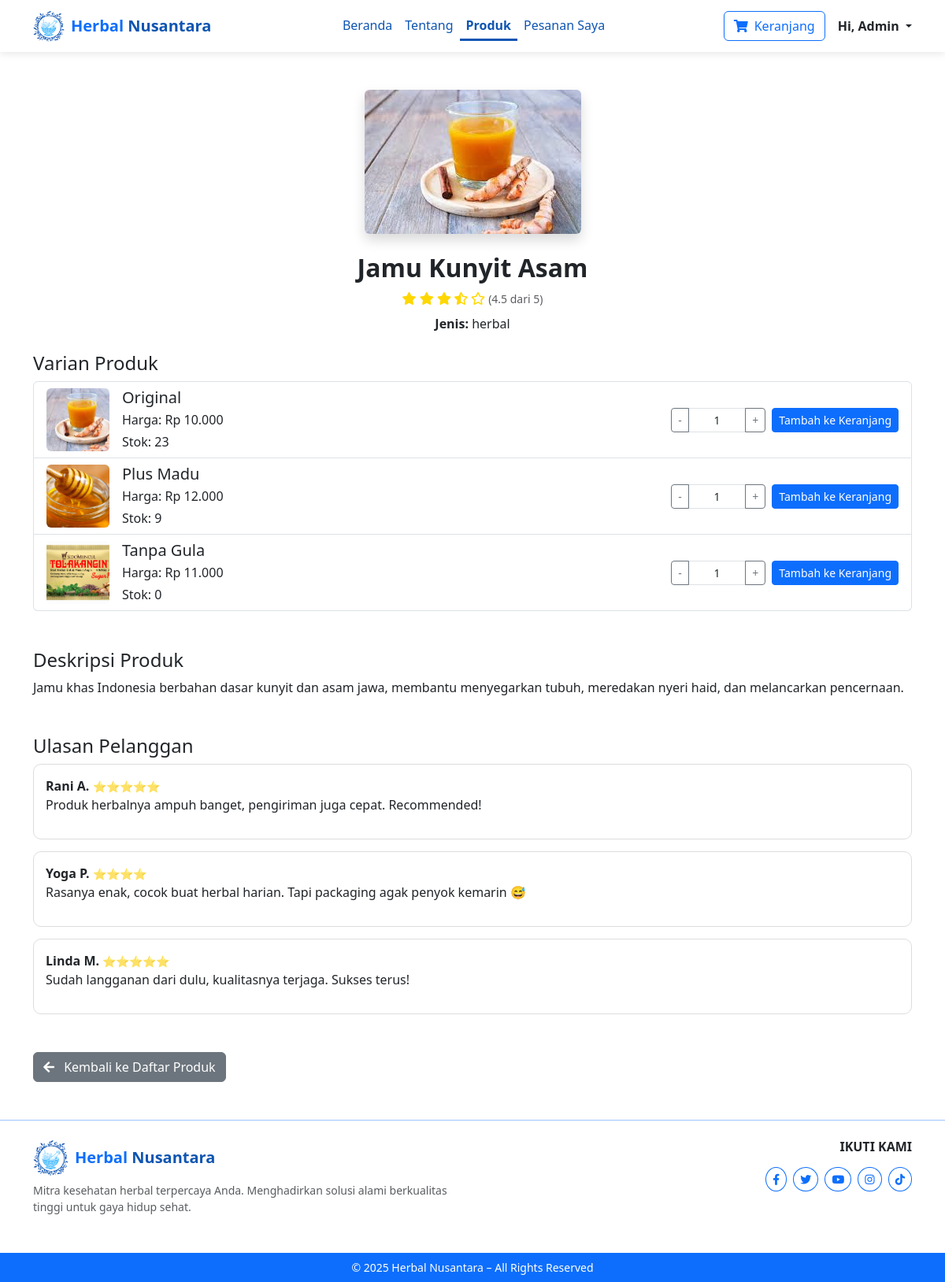
The page /user/detail-produk.php?id=11 (signed in) on the database its author committed.
### tables this page shows
CREATE TABLE `products` (
  `id` int NOT NULL,
  `name` varchar(61) NOT NULL,
  `description` text,
  `main_image` varchar(255) DEFAULT NULL,
  `type` varchar(25) DEFAULT NULL,
  `created_at` timestamp NULL DEFAULT CURRENT_TIMESTAMP
);

CREATE TABLE `product_variants` (
  `id` int NOT NULL,
  `product_id` int NOT NULL,
  `variant_name` varchar(15) DEFAULT NULL,
  `price` decimal(10,2) NOT NULL,
  `stock` int DEFAULT '0',
  `variant_image` varchar(255) DEFAULT NULL,
  `created_at` timestamp NULL DEFAULT CURRENT_TIMESTAMP,
  `weight` int DEFAULT '250'
);

### user/detail-produk.php (the view, shortened to what this page needs)
<?php
require "../php/config.php";
$product_id = (int)$_GET['id'];
$sqlProduct = "SELECT * FROM products WHERE id = $product_id LIMIT 1";
$resultProduct = mysqli_query($conn, $sqlProduct);
$product = mysqli_fetch_assoc($resultProduct);
$sqlVariants = "SELECT * FROM product_variants WHERE product_id = $product_id ORDER BY variant_name ASC";
$resultVariants = mysqli_query($conn, $sqlVariants);
?>
<!DOCTYPE html>
<html lang="id">
<head>
    <link href="https://cdn.jsdelivr.net/npm/bootstrap@5.3.2/dist/css/bootstrap.min.css" rel="stylesheet" />
    <link rel="stylesheet" href="../assets/css/index.css" />
    <link href="https://cdnjs.cloudflare.com/ajax/libs/font-awesome/5.15.4/css/all.min.css" rel="stylesheet">
</head>
<body>
    <?php include '../components/user-navbar.php'; ?>
    <div class="container py-5">
        <div class="text-center mb-4">
            <img src="../uploads/produk/<?= htmlspecialchars($product['main_image']) ?>" alt="<?= htmlspecialchars($product['name']) ?>" class="img-fluid rounded shadow" style="max-height: 400px;" />
        </div>
        <div class="text-center mb-4">
            <h2 class="fw-bold"><?= htmlspecialchars($product['name']) ?></h2>
            <div class="rating mb-2">
                <i class="fas fa-star"></i>
                <i class="fas fa-star"></i>
                <i class="fas fa-star"></i>
                <i class="fas fa-star-half-alt"></i>
                <i class="far fa-star"></i>
                <small class="text-muted">(4.5 dari 5)</small>
            </div>
            <p><strong>Jenis:</strong> <?= htmlspecialchars($product['type']) ?></p>
        </div>
        <div class="mb-5">
            <h4>Varian Produk</h4>
            <?php if (mysqli_num_rows($resultVariants) > 0): ?>
                <div class="list-group">
                    <?php while ($variant = mysqli_fetch_assoc($resultVariants)): ?>
                        <div class="list-group-item d-flex align-items-center">
                            <div>
                                <?php if ($variant['variant_image'] && file_exists("../uploads/produk/" . $variant['variant_image'])): ?>
                                    <img src="../uploads/produk/<?= htmlspecialchars($variant['variant_image']) ?>" alt="<?= htmlspecialchars($variant['variant_name']) ?>" style="width: 80px; height: 80px; object-fit: cover;" class="me-3 rounded" />
                                <?php else: ?>
                                    <div style="width:80px; height:80px; background:#eee;" class="me-3 rounded d-flex justify-content-center align-items-center text-muted">
                                        No Image
                                    </div>
                                <?php endif; ?>
                            </div>
                            <div class="flex-grow-1">
                                <h5 class="mb-1"><?= htmlspecialchars($variant['variant_name']) ?></h5>
                                <p class="mb-1">Harga: Rp <?= number_format($variant['price'], 0, ',', '.') ?></p>
                                <p class="mb-0">Stok: <?= (int)$variant['stock'] ?></p>
                            </div>
                            <div>
                                <form action="tambah-keranjang.php" method="POST" class="d-flex align-items-center gap-2">
                                    <div class="input-group input-group-sm" style="width: 120px;">
                                        <button class="btn btn-outline-secondary btn-sm qty-minus" type="button">-</button>
                                        <input type="text" name="qty" value="1" class="form-control text-center qty-input" data-max="<?= (int)$variant['stock'] ?>" data-min="1">
                                        <button class="btn btn-outline-secondary btn-sm qty-plus" type="button">+</button>
                                    </div>
                                    <button type="submit" class="btn btn-primary btn-sm">Tambah ke Keranjang</button>
                                </form>
                            </div>
                        </div>
                    <?php endwhile; ?>
                </div>
            <?php else: ?>
                <p class="text-muted">Belum ada varian untuk produk ini.</p>
            <?php endif; ?>
        </div>
        <div class="mb-5">
            <h4>Deskripsi Produk</h4>
            <p><?= nl2br(htmlspecialchars($product['description'])) ?></p>
        </div>
        <div class="mb-5">
            <h4>Ulasan Pelanggan</h4>
            <div class="comment-box">
                <strong>Rani A.</strong> <small class="text-muted">⭐️⭐️⭐️⭐️⭐️</small>
                <p>Produk herbalnya ampuh banget, pengiriman juga cepat. Recommended!</p>
            </div>
            <div class="comment-box">
                <strong>Yoga P.</strong> <small class="text-muted">⭐️⭐️⭐️⭐️</small>
                <p>Rasanya enak, cocok buat herbal harian. Tapi packaging agak penyok kemarin 😅</p>
            </div>
            <div class="comment-box">
                <strong>Linda M.</strong> <small class="text-muted">⭐️⭐️⭐️⭐️⭐️</small>
                <p>Sudah langganan dari dulu, kualitasnya terjaga. Sukses terus!</p>
            </div>
        </div>
        <div class="mt-4 text-start">
            <a href="user-produk.php" class="btn btn-secondary">
                <i class="fas fa-arrow-left me-2"></i> Kembali ke Daftar Produk
            </a>
        </div>
    </div>
    <?php include '../components/footer.php'; ?>
</body>
</html>

### user/detail-produk.php (style rules this page uses)
.rating i { color: gold; }
.comment-box { border: 1px solid #ddd; padding: 15px; border-radius: 10px; margin-bottom: 15px; }

### rows shown on the page
products: main_image (picture), name "Jamu Kunyit Asam", type "herbal", description "Jamu khas Indonesia berbahan dasar kunyit dan asam jawa, membantu menyegarkan tubuh, meredakan nyeri haid, dan melancarkan pencernaan."
product_variants: variant_image (picture), variant_name "Original", price "10.000", stock "23"
product_variants: variant_image (picture), variant_name "Plus Madu", price "12.000", stock "9"
product_variants: variant_image (picture), variant_name "Tanpa Gula", price "11.000", stock "0"

### other values the page prints
$userName "Admin"
